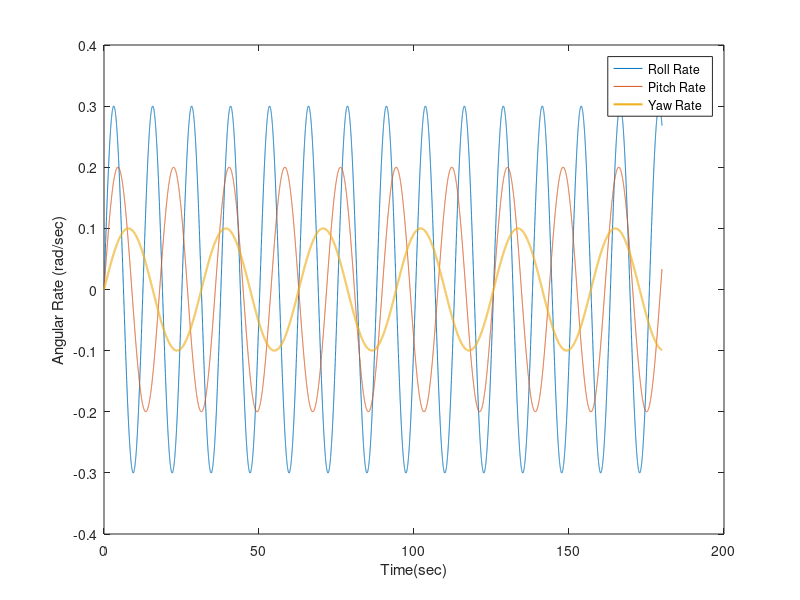
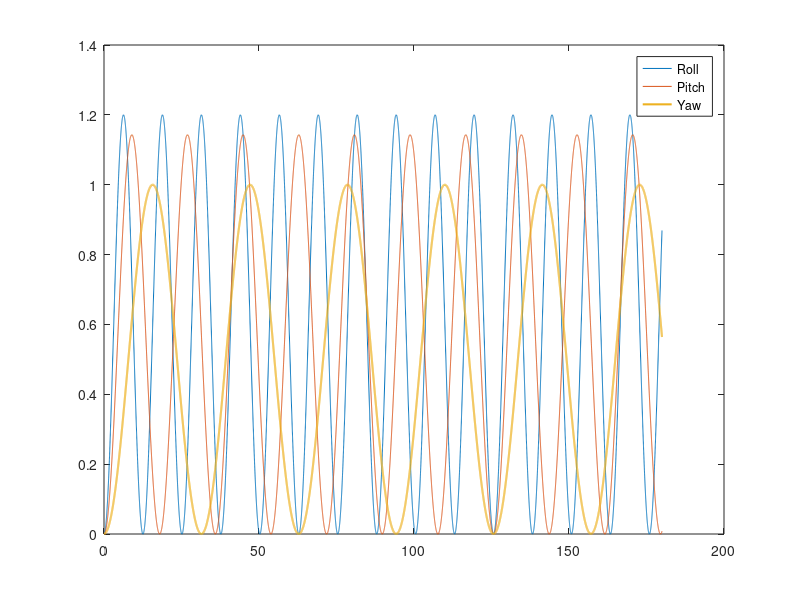

Write the MATLAB code that produced these figures, in order.
clc; clear all; close all
%load('data.mat');
tm = 0:.01:180;
xr = .3*sin(0.5.*tm);
yr = .2*sin(0.35.*tm);
zr = .1*sin(0.2.*tm);
plot(tm,xr,tm,yr,tm,zr,'linewidth',1.5)
xlabel('Time(sec)')
ylabel('Angular Rate (rad/sec)');
legend('Roll Rate','Pitch Rate','Yaw Rate')
n = numel(tm);
xd = zeros(1,n); yd = zeros(1,n); zd = zeros(1,n); 
for i = 1:n-1
xd(i+1) = (tm(i+1)-tm(i)).*((xr(i+1)+xr(i))/2) + xd(i);
yd(i+1) = (tm(i+1)-tm(i)).*((yr(i+1)+yr(i))/2) + yd(i);
zd(i+1) = (tm(i+1)-tm(i)).*((zr(i+1)+zr(i))/2) + zd(i);
end
figure
plot(tm,xd,tm,yd,tm,zd,'linewidth',1.5)
legend('Roll','Pitch','Yaw')
